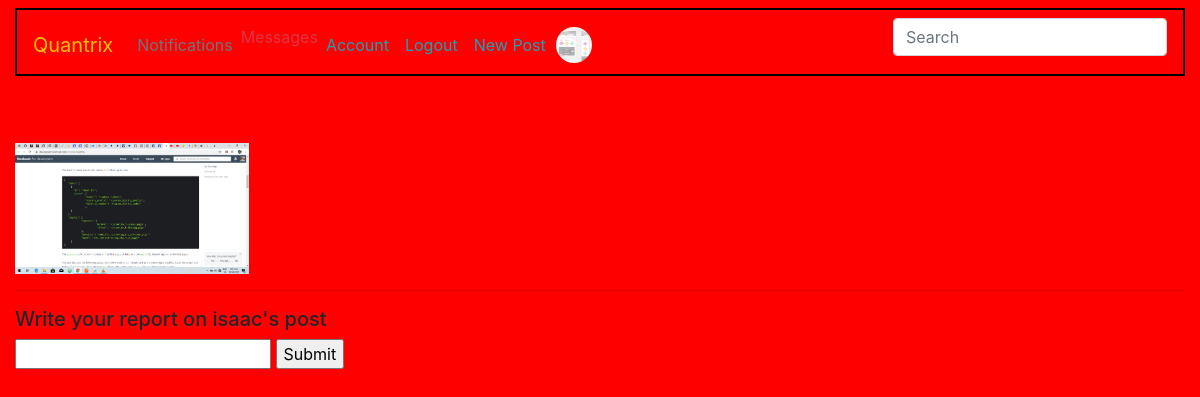
Page /report/1 (signed in) on the committed database.
### quandromy/database.py (models this page shows, shortened)
class User(db.Model, UserMixin): #The users mixing class helps in user management. We inherit the "is_authenticated" method from here
    __tablename__ = 'users'
    id = db.Column(db.Integer, primary_key = True)
    fullname = db.Column(db.String(100))
    username = db.Column(db.String(20), unique = True, index = True)
    role_id = db.Column(db.Integer, db.ForeignKey('roles.id'))
    email = db.Column(db.String(120), unique = True, index = True)
    country = db.Column(db.String(200))
    about_me = db.Column(db.Text())
    member_since = db.Column(db.DateTime(), default=datetime.utcnow)
    last_seen = db.Column(db.DateTime(), default=datetime.utcnow)
    image_file = db.Column(db.String(20), default = 'default.png')
    last_message_read_time = db.Column(db.DateTime)
    password = db.Column(db.String(60), nullable = False)
    comments = db.relationship('Comment', backref='author', lazy='dynamic')
    search = db.relationship('Search', backref='searcher', lazy='dynamic')
    Report = db.relationship('Report', backref='author', lazy='dynamic')
    Post = db.relationship('Post', backref = 'author', lazy = 'dynamic')
    followed = db.relationship('Follow',
                               foreign_keys=[Follow.follower_id],               #SQLAlchemy cannot use the association table transparently because that will not give
                               backref=db.backref('follower', lazy='joined'),   #the application access to the custom fields in it. Instead, the many-to-many relationship
                               lazy='dynamic',                                  #must be decomposed into the two basic one-to-many relationships for the left
                               cascade='all, delete-orphan')                    #and right sides, and these must be defined as standard relationships.
    followers = db.relationship('Follow',
                                foreign_keys=[Follow.followed_id],
                                backref=db.backref('followed', lazy='joined'),
                                lazy='dynamic',
                                cascade='all, delete-orphan')
    messages_sent = db.relationship('Message',
                                    foreign_keys='Message.sender_id',
                                    backref='sender', lazy='dynamic')
    messages_received = db.relationship('Message',
                                        foreign_keys='Message.recipient_id',
                                        backref='recipient', lazy='dynamic')
    def new_messages(self):
        last_read_time = self.last_message_read_time or datetime(1900, 1, 1)
        return Message.query.filter_by(recipient=self).filter(
            Message.timestamp > last_read_time).count()
    staticmethod

class SearchableMixin(object):
    @classmethod
    def before_commit(cls, session):
        session._changes = {
            'add': list(session.new),
            'update': list(session.dirty),
            'delete': list(session.deleted)
        }
    @classmethod
    def after_commit(cls, session):
        for obj in session._changes['add']:
            if isinstance(obj, SearchableMixin):
                add_to_index(obj.__tablename__, obj)
        for obj in session._changes['update']:
            if isinstance(obj, SearchableMixin):
                add_to_index(obj.__tablename__, obj)
        for obj in session._changes['delete']:
            if isinstance(obj, SearchableMixin):
                remove_from_index(obj.__tablename__, obj)
        session._changes = None

class Post(SearchableMixin, db.Model):
    __tablename__ = 'posts'
    __searchable__ = ['describe', 'title']
    id = db.Column(db.Integer, primary_key = True)
    date_posted = db.Column(db.DateTime, nullable = False, default = datetime.utcnow())
    title = db.Column(db.String(50), nullable = False, index = True)
    describe = db.Column(db.String, nullable = False, index = True)
    picture = db.Column(db.String(20), nullable = False, default = 'default.png')
    user_id = db.Column(db.Integer, db.ForeignKey('users.id'), nullable = False)
    comments = db.relationship('Comment', backref='post', lazy='dynamic')
    report = db.relationship('Report', backref='report', lazy='dynamic')

### quandromy/users/routes.py (the view, shortened to what this page needs)
@users.route('/report/<int:id>', methods = ["GET", "POST"])
@login_required
def report(id):
    post = Post.query.get_or_404(id)
    return render_template("users/report.html", id = post.id, post = post)

### quandromy/main/forms.py
class SearchForm(FlaskForm):
    q = StringField(('Search'), validators=[DataRequired()])
    def __init__(self, *args, **kwargs):
        if 'formdata' not in kwargs:
            kwargs['formdata'] = request.args
        if 'csrf_enabled' not in kwargs:
            kwargs['csrf_enabled'] = False
        super(SearchForm, self).__init__(*args, **kwargs)

### quandromy/users/routes.py (called while the page is built)
@users.before_request
def before_request():
    if current_user.is_authenticated:
        current_user.last_seen = datetime.utcnow()
        db.session.commit()
        g.search_form = SearchForm()

@login_manager.user_loader #This is reuqired to manage users by their ID's
def load_user(user_id):
    return User.query.get(int(user_id))

### quandromy/templates/users/report.html (shortened to what this page needs)
{% extends 'base.html'%}
{% block div %}
	<div style="padding-top: 5%">
		<img src="{{url_for('static', filename = 'postpics/' + post.picture)}}" style="width: 20%; height: 20%">
		<hr>
		<div>
			<h5>Write your report on {{post.author.fullname}}'s post</h5>
		</div>
		<form>
			<input type="text" name="report">
			<input type="submit" name="report">
		</form>
	</div>
{% endblock %}

### quandromy/templates/base.html (shortened to what this page needs)
<!doctype html>
<html lang="en">
  <head>
    <link rel="stylesheet" href="https://stackpath.bootstrapcdn.com/bootstrap/4.4.1/css/bootstrap.min.css">
    <link rel="stylesheet" type="text/css" href="{{url_for('static', filename = 'css/main.css')}}">
  </head>
  {% if current_user.is_authenticated %}
  <nav class="navbar navbar-expand-lg navbar-dark mb-2 mt-2" id="main-bar">
    <a class="navbar-brand text-warning" href="{{url_for('main.index')}}" >Quantrix</a>
<div class="collapse navbar-collapse" id="navbarSupportedContent">
  <ul class="navbar-nav mr-auto">
        <li class="nav-item">
          <a class="nav-link text-secondary" href="#">Notifications</a>
        </li>
        <li class="nav-item">
          <a href="{{ url_for('users.messages') }}" class="text-danger">
            Messages
            {% set new_messages = current_user.new_messages() %}
        </a>
        </li>
        <li class="nav-item">
          <a class="nav-link text-info" href="{{url_for('users.account')}}">Account</a>
        </li>
        <li class="nav-item">
          <a class="nav-link text-info" href="{{url_for('users.logout')}}">Logout</a>
        </li>
        <li class="nav-item">
          <a class="nav-link text-info" href="{{url_for('posts.new_post')}}">New Post</a>
        </li>
        <li class="nav-item">
          <img class="rounded-circle account-img my-img mr-sm-2" src="{{url_for('static', filename = 'img/' + current_user.image_file)}}" alt="profile pic">
        </li>
  </ul>
{% if g.search_form %}
<form class="navbar-form navbar-left" method="get" action="{{ url_for('main.search') }}">
      <div class="form-group">
            {{ g.search_form.q(size=20, class='form-control', placeholder=g.search_form.q.label.text) }}
      </div>
</form>
{% endif %}
</div>
</nav>
{% endif %}
  <body class = "container-fluid" style="background: red;">
    {% block div %}
    {% endblock %}
  </body>
</html>

### quandromy/static/css/main.css (style rules this page uses)
.my-img { width: 40px; height: 40px; box-sizing: border-box; background-clip: content-box; rgba(0,0,0,0); border-radius: 50%; border: 2px solid red; position: relative; overflow: hidden; }
.navbar { padding-bottom: 2px; }

### quandromy/templates/base.html (style rules this page uses)
#main-bar { border: 2px solid black; }

### rows in the picture
User: image_file (placeholder picture)
Post: picture (picture)
User: author.fullname "isaac"
